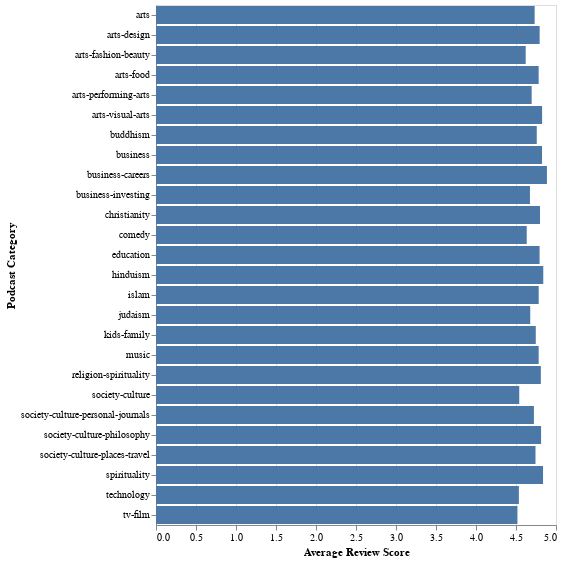

Notebook code cell kept with this figure:
### Code cell
pod_chart = alt.Chart(review_categories).mark_bar().encode(
    x=alt.Y("avg(rating)", axis=alt.Axis(title='Average Review Score'), scale=alt.Scale(zero=False)),
    y=alt.X('category', axis=alt.Axis(title='Podcast Category'))
    
)
pod_chart

### Figure 1 — Vega-Lite specification as saved in the notebook (floating-point values rounded to 4 significant figures)
{"config": {"view": {"continuousWidth": 400, "continuousHeight": 300}}, "data": {"name": "data-5b6a1c1786367bedcb82e47a7e85c245"}, "mark": "bar", "encoding": {"x": {"type": "quantitative", "axis": {"title": "Average Review Score"}, "field": "avg(rating)", "scale": {"zero": false}}, "y": {"type": "nominal", "axis": {"title": "Podcast Category"}, "field": "category"}}, "$schema": "https://vega.github.io/schema/vega-lite/v4.8.1.json", "datasets": {"data-5b6a1c1786367bedcb82e47a7e85c245": [{"index": 0, "avg(rating)": 4.887, "podcast_id": "da7e26f4fbac05a7cfe042d3b5094e8d", "category": "business-careers"}, {"index": 1, "avg(rating)": 4.841, "podcast_id": "e9d3ac399910358815e2383a18879002", "category": "hinduism"}, {"index": 2, "avg(rating)": 4.838, "podcast_id": "c0c85a2d1e76d735f930b061680864a0", "category": "spirituality"}, {"index": 3, "avg(rating)": 4.826, "podcast_id": "f90b974d49b86b2d4d1769519fb478c0", "category": "arts-visual-arts"}, {"index": 4, "avg(rating)": 4.825, "podcast_id": "d316ed51360852656c2a0c4548afdef3", "category": "business"}, {"index": 5, "avg(rating)": 4.813, "podcast_id": "aa78d7a47e4407824157f82f1fec4436", "category": "society-culture-philosophy"}, {"index": 6, "avg(rating)": 4.811, "podcast_id": "dccf254b60350964226dc8f4601c0dcd", "category": "religion-spirituality"}, {"index": 7, "avg(rating)": 4.8, "podcast_id": "d5ff46b87d8945d5804d1cf6158f7d48", "category": "christianity"}, {"index": 8, "avg(rating)": 4.796, "podcast_id": "ad4f2bf69c72b8db75978423c25f379e", "category": "arts-design"}, {"index": 9, "avg(rating)": 4.795, "podcast_id": "ad4f2bf69c72b8db75978423c25f379e", "category": "education"}, {"index": 10, "avg(rating)": 4.784, "podcast_id": "b3cb0ce457a79624fe527b49de1e4bf0", "category": "islam"}, {"index": 11, "avg(rating)": 4.783, "podcast_id": "c61aa81c9b929a66f0c1db6cbe5d8548", "category": "music"}, {"index": 12, "avg(rating)": 4.783, "podcast_id": "a0bcde1acd49ceb517b6d510696dbcb1", "category": "arts-food"}, {"index": 13, "avg(rating)": 4.759, "podcast_id": "e2d1001f9de2cadf03b655217c53fcbd", "category": "buddhism"}, {"index": 14, "avg(rating)": 4.747, "podcast_id": "a2389559595b5793317b096ffe7ca6fc", "category": "kids-family"}, {"index": 15, "avg(rating)": 4.744, "podcast_id": "ebd3c5a59c3f95d1d0c698bd99280c46", "category": "society-culture-places-travel"}, {"index": 16, "avg(rating)": 4.733, "podcast_id": "c61aa81c9b929a66f0c1db6cbe5d8548", "category": "arts"}, {"index": 17, "avg(rating)": 4.724, "podcast_id": "f4a8f753bd3959e2a631f2eba3c98172", "category": "society-culture-personal-journals"}, {"index": 18, "avg(rating)": 4.696, "podcast_id": "c61aa81c9b929a66f0c1db6cbe5d8548", "category": "arts-performing-arts"}, {"index": 19, "avg(rating)": 4.678, "podcast_id": "f6676c2a2cf0c2a61e4f72bd1fd6381b", "category": "judaism"}, {"index": 20, "avg(rating)": 4.674, "podcast_id": "a80fa0799e28d70797cb04ec7baa0864", "category": "business-investing"}, {"index": 21, "avg(rating)": 4.634, "podcast_id": "f3e34977a7c5ab2ef70335a46fc24dd8", "category": "comedy"}, {"index": 22, "avg(rating)": 4.621, "podcast_id": "daba71fbd585d3bb50f3588dfac16d91", "category": "arts-fashion-beauty"}, {"index": 23, "avg(rating)": 4.541, "podcast_id": "f2970432aad718a000ebac10e48ae6b0", "category": "society-culture"}, {"index": 24, "avg(rating)": 4.536, "podcast_id": "b4e5e62762a9654fe35e2ffe67519929", "category": "technology"}, {"index": 25, "avg(rating)": 4.518, "podcast_id": "e377a8742595948fda36a2c133b7ed6c", "category": "tv-film"}]}}
